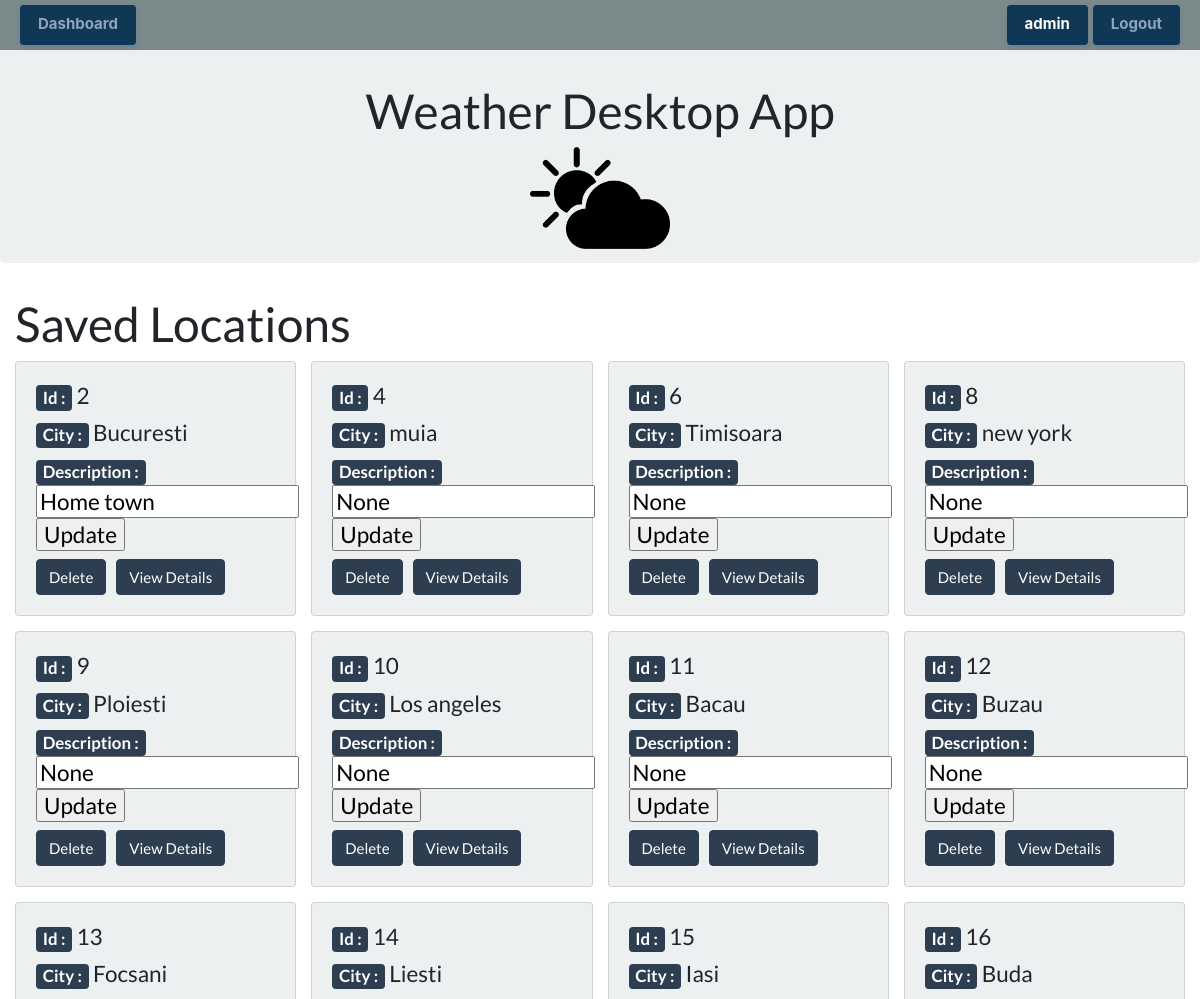
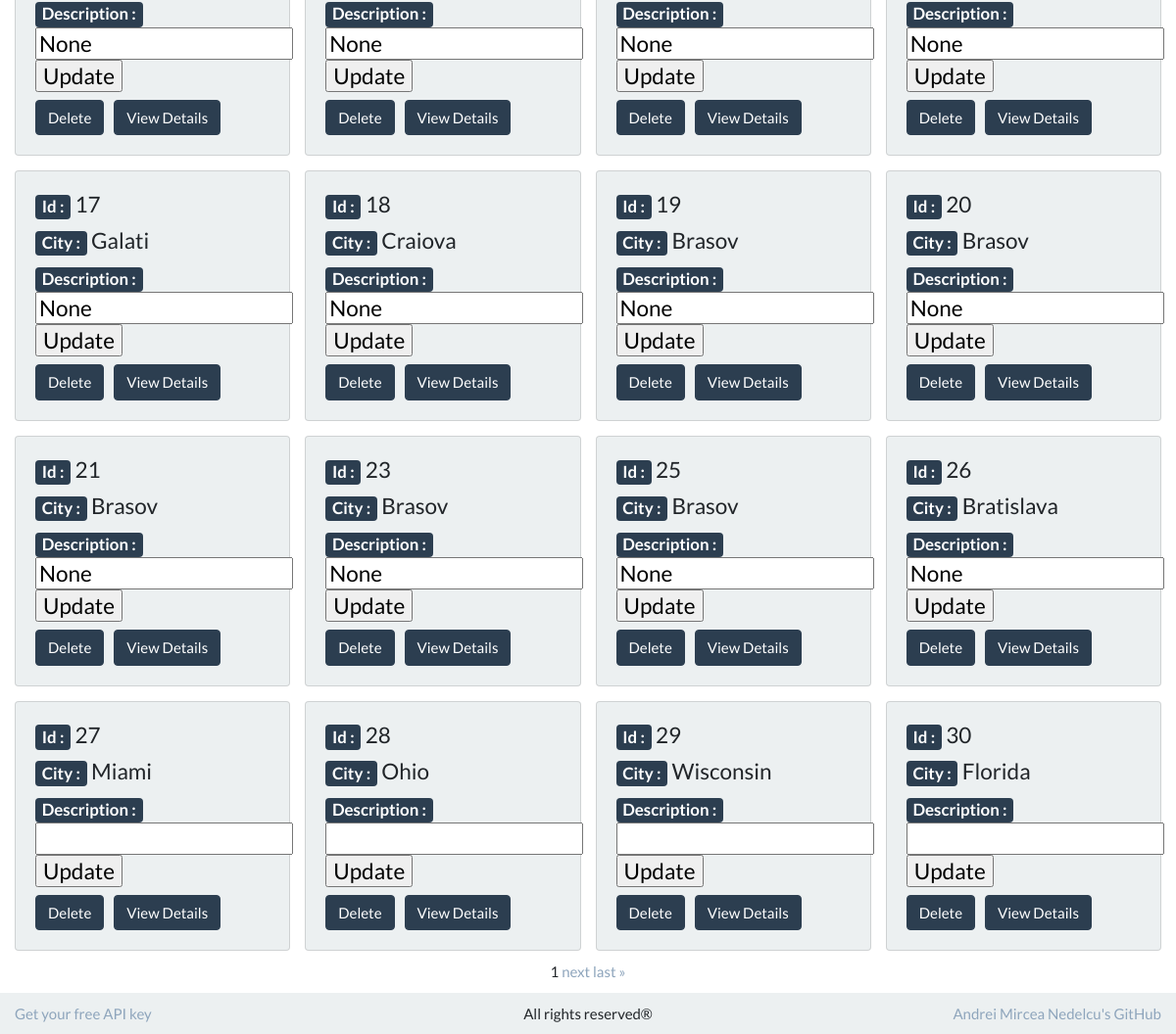
The app's page /list_locations/ (signed in) with its own data (2 pictures, top to bottom).
### weather_forecast/models.py (models this page shows, shortened)
class CityUserModel(models.Model):
    user = models.ForeignKey(User, on_delete=models.CASCADE)
    city = models.CharField(max_length=100)
    description = models.TextField(blank=True, null=True, default='')

### weather_forecast/views.py (the view)
# urls.py: path('list_locations/', views.saved_locations_view, name='list_locations'),
def saved_locations_view(request):
    user = request.user
    locations = CityUserModel.objects.filter(user=user)
    page_obj = pagination(request=request, data=locations, per_page=24)  # Pagination
    return render(request, 'weather_forecast/list_saved_locations.html', {'page_obj': page_obj})

### weather_forecast/views.py (called while the page is built)
def pagination(*, request, data, per_page: int):
    paginator = Paginator(data, per_page)
    page_number = request.GET.get("page")
    page_obj = paginator.get_page(page_number)
    return page_obj

### weather_forecast/templates/weather_forecast/list_saved_locations.html (shortened to what this page needs)
{% extends "weather_forecast/header.html" %}
{% load crispy_forms_tags %}
{% block content %}
<div class="wrapper">
  <h1 style="margin-left: 15px;">Saved Locations</h1>
  {% if page_obj %}
  <div class="container-grid">
      {% for location in page_obj %}
        <div class="card text-black bg-light card-width-display">
          <div class="card-body">
            <h4><span class="badge badge-primary">Id :</span> {{location.id}}</h4>
            <h4><span class="badge badge-primary">City :</span> {{location.city}}</h4>
            <h4><span class="badge badge-primary">Description :</span>
              <form method="post" action="{% url 'update_description' location.id %}">
                <input type="text" name="description"  value="{{ location.description }}">
                <input type="submit" value="Update">
              </form>
            </h4>
            <div class="form-container" style="display: flex;">
              <form method="post" action="{% url 'delete' location.id %}" >
                <button type="submit" class="btn btn-primary">Delete</button>
              </form>
              <form method="post" action="{% url 'details' location.id %}" >
                <button type="submit" class="btn btn-primary" style="margin-left: 10px;">View Details</button>
              </form>
            </div>
          </div>
        </div>
      {% endfor %}
  </div>
  {% else %}
    <p style="color: black;">You haven't saved any locations yet.</p>
  {% endif %}
<div class="pagination-container">
  <div class="pagination center-element">
    <span class="step-links">
      <span class="current-page">
        {{ page_obj.number }}
      </span>
      {% if page_obj.has_next %}
        <a href="?page={{ page_obj.next_page_number }}">next</a>
        <a href="?page={{ page_obj.paginator.num_pages }}">last &raquo;</a>
      {% endif %}
    </span>
  </div>
</div>
</div>
{% endblock %}

### weather_forecast/templates/weather_forecast/header.html (shortened to what this page needs)
<!DOCTYPE html>
<html lang="en">
{% load static %}
  <head>
    <link rel="stylesheet" href="https://cdnjs.cloudflare.com/ajax/libs/bootswatch/4.6.1/flatly/bootstrap.min.css" />"
    <link rel="stylesheet" type="text/css" href="{% static 'css/styles.css' %}">
  </head>
  <body>
    <div class="navbar navbar-expand-lg fixed-top navbar-dark bg-dark heightFix">
      <div class="buttons-left">
        <button class="dashboard-link button-styled"><a href="http://127.0.0.1:8000/dashboard/">Dashboard</a></button>
      </div>
      {% if user.is_authenticated %}
      <div class="buttons-right">
        <button class="user-display button-styled">{{user}}</button>
        <button class="logout button-styled"><a href="http://127.0.0.1:8000/logout/">Logout</a></button>
      </div>
      {% endif %}
    </div>
    <br /><br /> <br>
    <div id="jumbotron" class="jumbotron" style="text-align: center; margin-top:-50px">
      <h1 class="display-5">Weather Desktop App </h1>
      <img src="{% static 'images/weather_main.png' %}" class="image" style="width:140px; margin-bottom:-50px; ">
    </div>
    <div class="wrapper">
      {% block content %}
      {% endblock %}
    </div>
  </body>
  <footer class="footer">
    <p style="width: 500px; margin: 0 auto; text-align: center;">All rights reserved®</p>
    <a class="right-side-footer" href="https://github.com/Nedelcu-Andrei">Andrei Mircea Nedelcu's GitHub</a>
    <a class="left-side-footer" href="https://rapidapi.com/weatherapi/api/weatherapi-com">Get your free API key</a>
  </footer>
</html>

### weather_forecast/static/css/styles.css (style rules this page uses)
.heightFix { height: 50px; }
body { min-height: 100vh; display: flex; flex-direction: column; }
.buttons-right { display: flex; position: absolute; right: 15px; }
.buttons-left { display: flex; position: absolute; left: 15px; }
.buttons-left button { margin-left: 5px; }
.buttons-right button { margin-right: 5px; }
.right-side-footer { display: flex; position: absolute; right: 15px; }
.left-side-footer { display: flex; position: absolute; left: 15px; }
a { color: #8ea5bc }
.footer { display: flex; justify-content: space-between; align-items: center; padding: 10px; bottom: 0; left: 0; right: 0; background-color: #ecf0f1; margin-top: auto; }
.pagination-container { display: flex; height: auto; justify-content: center; align-items: center; }
.center-element { padding: 10px 20px; text-align: center; }
.container-grid { display: grid; grid-template-columns: repeat(4, 1fr); grid-gap: 15px; margin-right: 15px; margin-left: 15px }
.card-width-display { display: flex; }
.button-styled { background-color: #103854; border-radius: 4px; border: 0; box-shadow: rgba(1,60,136,.5) 0 -1px 3px 0 inset,rgba(0,44,97,.1) 0 3px 6px 0; box-sizing: border-box; color: #fff; cursor: pointer; display: inherit; font-family: "Space Grotesk",-apple-system,system-ui,"Segoe UI",Roboto,Helvetica,Arial,sans-serif,"Apple Color Emoji","Segoe UI Emoji","Segoe UI Symbol"; font-size: 18px; font-weight: 700; line-height: 24px; margin: 0; font-size: 15px; min-height: 40px; padding: 7px 18px; position: relative; text-align: center; user-select: none; -webkit-user-select: none; touch-action: manipulation; vertical-align: baseline; transition: all .2s cubic-bezier(.22, .61, .36, 1); }

### records on screen
CityUserModel: id "2", city "Bucuresti", description "Home town"
CityUserModel: id "4", city "muia", description "None"
CityUserModel: id "6", city "Timisoara", description "None"
CityUserModel: id "8", city "new york", description "None"
CityUserModel: id "9", city "Ploiesti", description "None"
CityUserModel: id "10", city "Los angeles", description "None"
CityUserModel: id "11", city "Bacau", description "None"
CityUserModel: id "12", city "Buzau", description "None"
CityUserModel: id "13", city "Focsani", description "None"
CityUserModel: id "14", city "Liesti", description "None"
CityUserModel: id "15", city "Iasi", description "None"
CityUserModel: id "16", city "Buda", description "None"
CityUserModel: id "17", city "Galati", description "None"
CityUserModel: id "18", city "Craiova", description "None"
CityUserModel: id "19", city "Brasov", description "None"
CityUserModel: id "20", city "Brasov", description "None"
CityUserModel: id "21", city "Brasov", description "None"
CityUserModel: id "23", city "Brasov", description "None"
CityUserModel: id "25", city "Brasov", description "None"
CityUserModel: id "26", city "Bratislava", description "None"
CityUserModel: id "27", city "Miami"
CityUserModel: id "28", city "Ohio"
CityUserModel: id "29", city "Wisconsin"
CityUserModel: id "30", city "Florida"

### other values on screen
{{ user }} "admin"
{{ page_obj.number }} "1"
